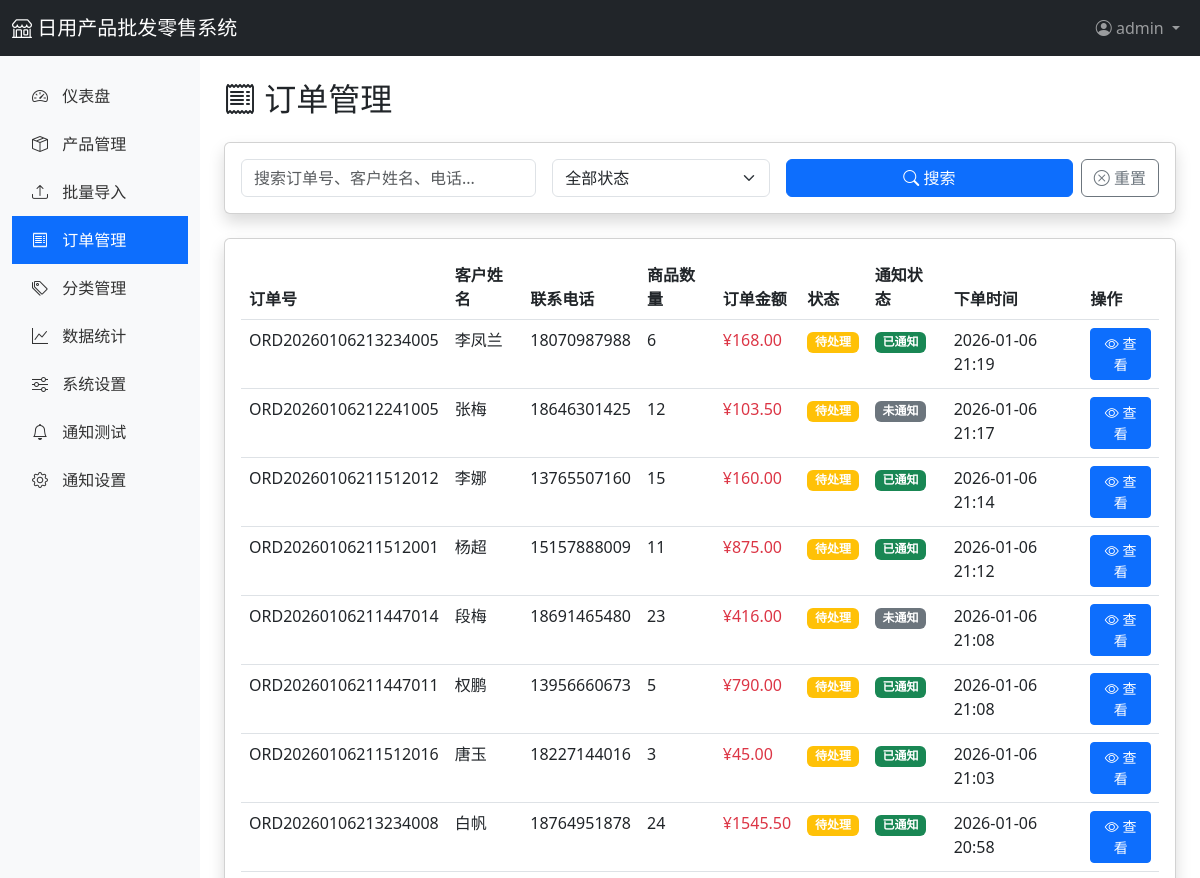
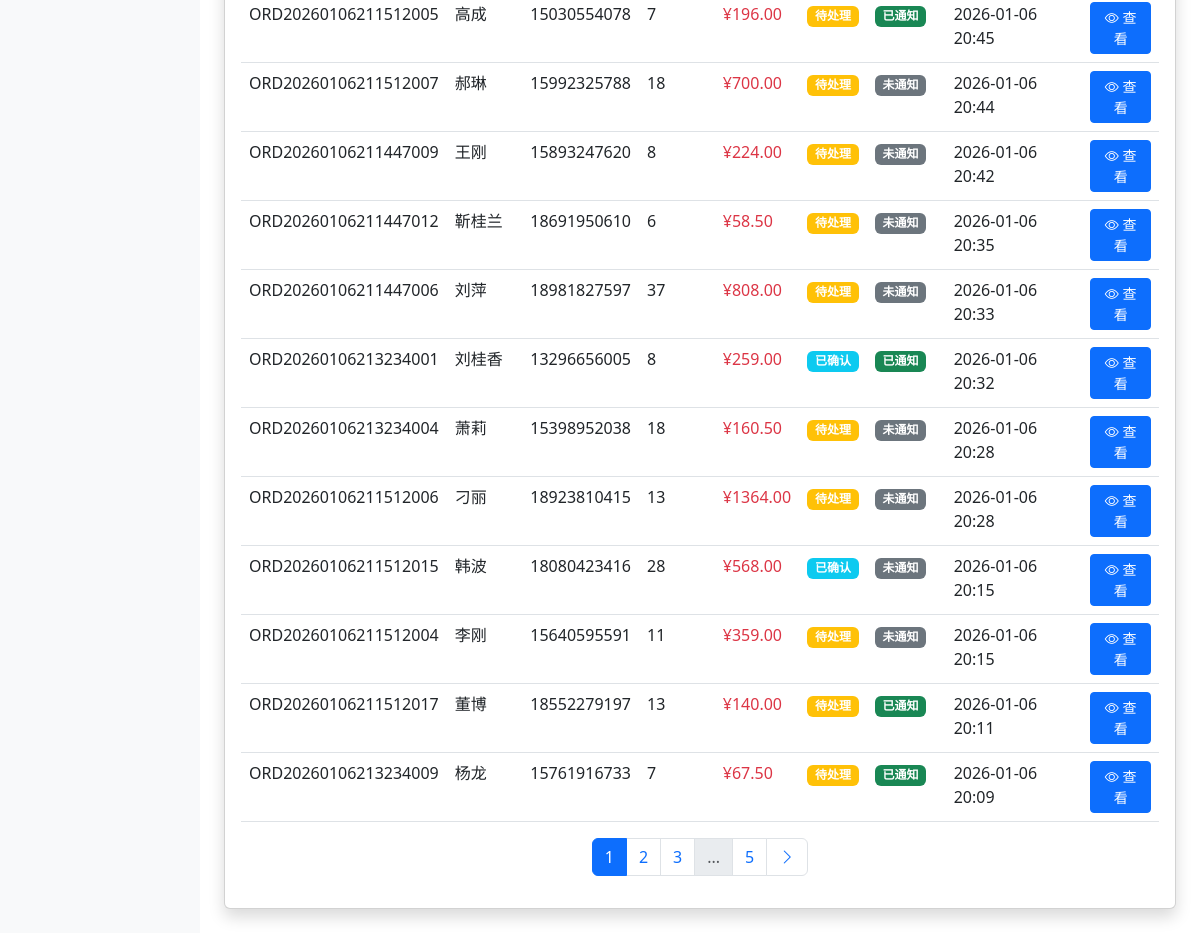
The app's page /admin/orders (signed in), older data (2 pictures, top to bottom).
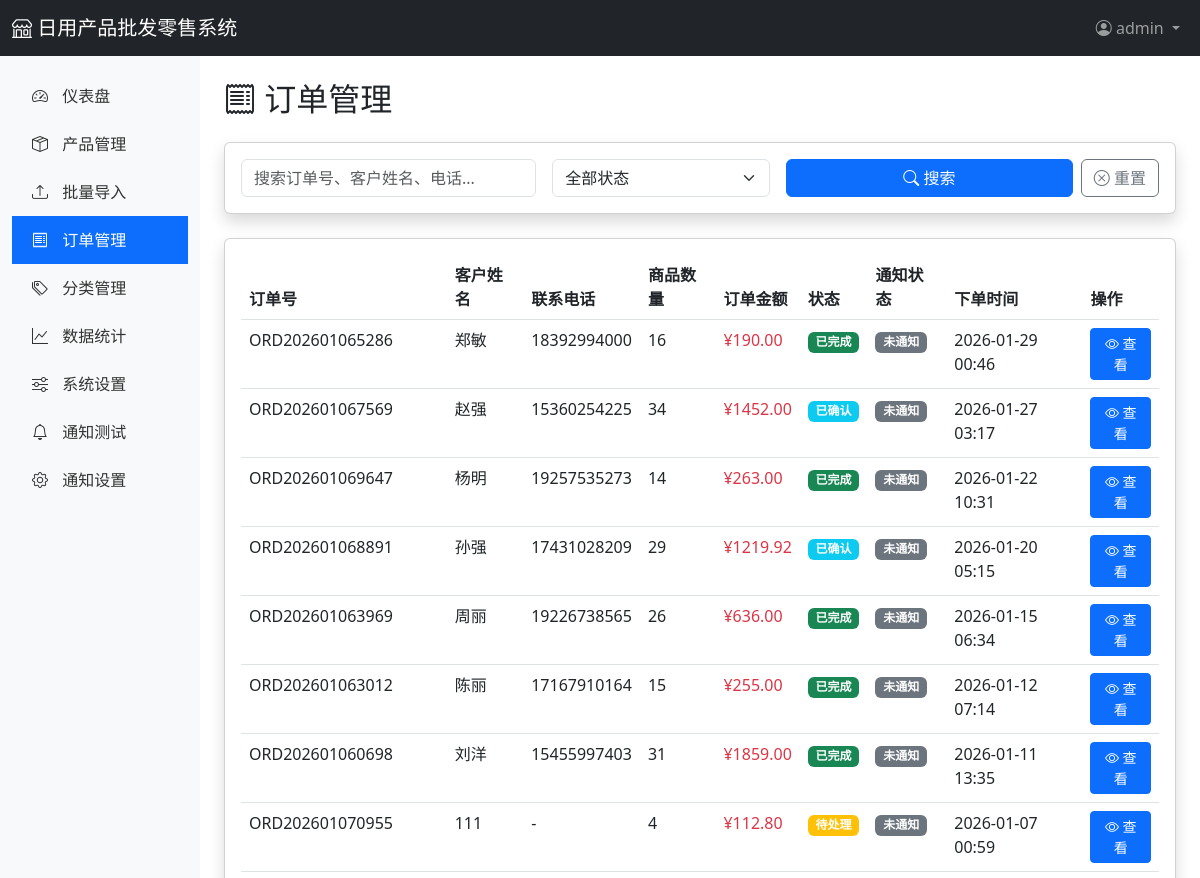
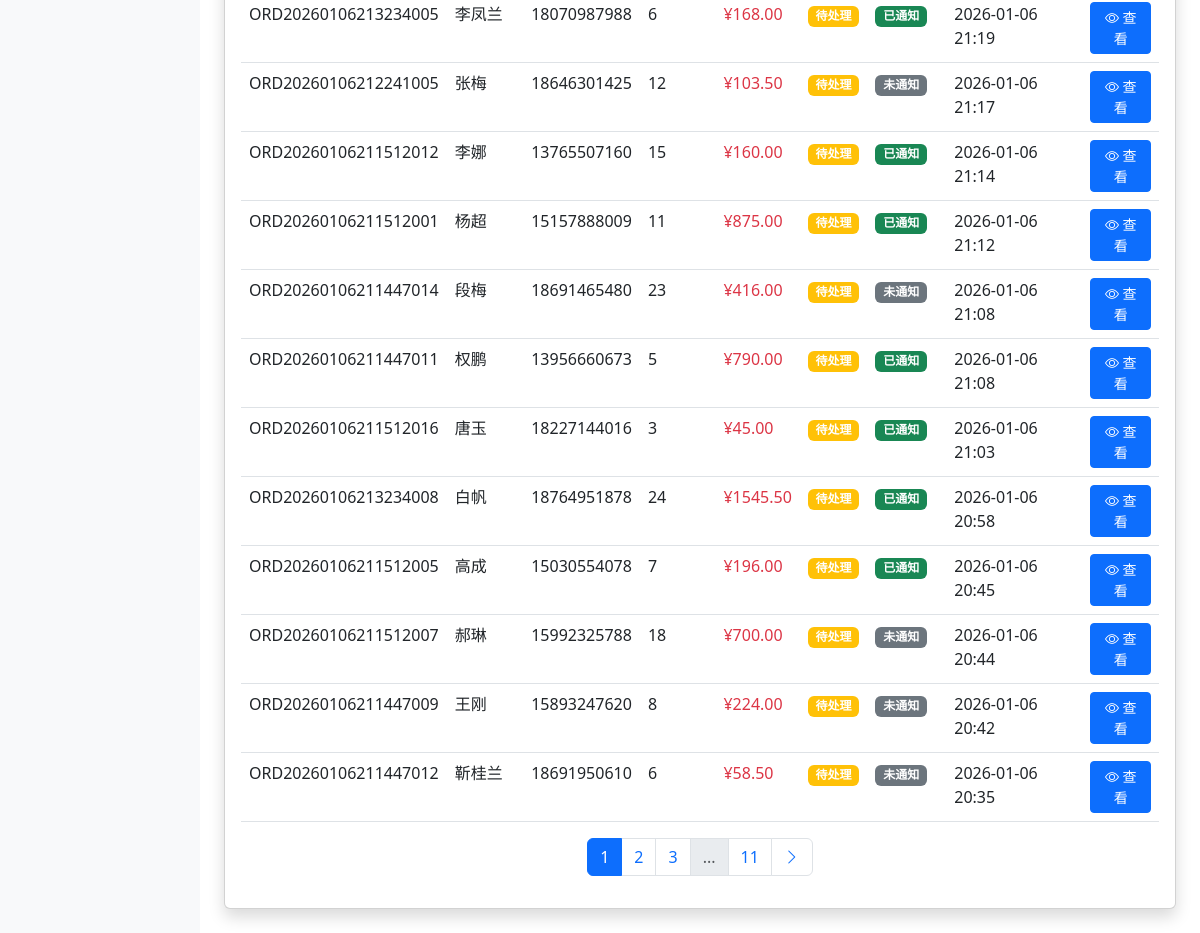
The same page, newer data (2 pictures, top to bottom).
### app/models.py (models this page shows, shortened)
class Order(db.Model):
    __tablename__ = 'orders'
    id = db.Column(db.Integer, primary_key=True)
    order_no = db.Column(db.String(50), unique=True, nullable=False, index=True)  # 订单号
    customer_name = db.Column(db.String(100), nullable=False)
    customer_phone = db.Column(db.String(20))
    customer_email = db.Column(db.String(120))
    customer_address = db.Column(db.Text)
    total_amount = db.Column(db.Float, default=0)  # 总金额
    total_quantity = db.Column(db.Integer, default=0)  # 总数量
    status = db.Column(db.String(20), default='pending')  # pending, confirmed, shipped, completed, cancelled
    notes = db.Column(db.Text)  # 备注
    notified = db.Column(db.Boolean, default=False)  # 是否已通知
    created_at = db.Column(db.DateTime, default=datetime.utcnow)
    updated_at = db.Column(db.DateTime, default=datetime.utcnow, onupdate=datetime.utcnow)
    user_id = db.Column(db.Integer, db.ForeignKey('users.id'))
    items = db.relationship('OrderItem', backref='order', lazy='dynamic', cascade='all, delete-orphan')

### app/routes/admin.py (the view)
@admin_bp.route('/orders')
@login_required
def orders():
    page = request.args.get('page', 1, type=int)
    per_page = 20
    status = request.args.get('status', '')
    query_text = request.args.get('q', '')
    orders_query = Order.query
    if status:
        orders_query = orders_query.filter_by(status=status)
    if query_text:
        orders_query = orders_query.filter(
            (Order.order_no.contains(query_text)) |
            (Order.customer_name.contains(query_text)) |
            (Order.customer_phone.contains(query_text))
        )
    pagination = orders_query.order_by(Order.created_at.desc()).paginate(
        page=page, per_page=per_page, error_out=False
    )
    return render_template('admin/orders.html',
                         orders=pagination.items,
                         pagination=pagination,
                         status=status,
                         query=query_text)

### app/templates/admin/orders.html (shortened to what the changed rows need)
{% extends "admin/base.html" %}
{% block content %}
<h2 class="mb-4"><i class="bi bi-receipt"></i> 订单管理</h2>
<div class="card shadow">
    <div class="card-body">
        <div class="table-responsive">
            <table class="table table-hover">
                <thead>
                    <tr>
                        <th>订单号</th>
                        <th>客户姓名</th>
                        <th>联系电话</th>
                        <th>商品数量</th>
                        <th>订单金额</th>
                        <th>状态</th>
                        <th>通知状态</th>
                        <th>下单时间</th>
                        <th>操作</th>
                    </tr>
                </thead>
                <tbody>
                    {% if orders %}
                        {% for order in orders %}
                        <tr>
                            <td>{{ order.order_no }}</td>
                            <td>{{ order.customer_name }}</td>
                            <td>{{ order.customer_phone or '-' }}</td>
                            <td>{{ order.total_quantity }}</td>
                            <td class="text-danger">¥{{ "%.2f"|format(order.total_amount) }}</td>
                            <td>
                                {% if order.status == 'pending' %}
                                    <span class="badge bg-warning">待处理</span>
                                {% elif order.status == 'confirmed' %}
                                    <span class="badge bg-info">已确认</span>
                                {% elif order.status == 'shipped' %}
                                    <span class="badge bg-primary">已发货</span>
                                {% elif order.status == 'completed' %}
                                    <span class="badge bg-success">已完成</span>
                                {% elif order.status == 'cancelled' %}
                                    <span class="badge bg-danger">已取消</span>
                                {% endif %}
                            </td>
                            <td>
                                {% if order.notified %}
                                    <span class="badge bg-success">已通知</span>
                                {% else %}
                                    <span class="badge bg-secondary">未通知</span>
                                {% endif %}
                            </td>
                            <td>{{ order.created_at.strftime('%Y-%m-%d %H:%M') }}</td>
                            <td>
                                <a href="{{ url_for('admin.order_detail', order_id=order.id) }}" class="btn btn-sm btn-primary">
                                    <i class="bi bi-eye"></i> 查看
                                </a>
                            </td>
                        </tr>
                        {% endfor %}
                    {% else %}
                        <tr>
                            <td colspan="9" class="text-center text-muted py-4">暂无订单</td>
                        </tr>
                    {% endif %}
                </tbody>
            </table>
        </div>
        {% if pagination.pages > 1 %}
        <nav aria-label="Page navigation">
            <ul class="pagination justify-content-center">
                {% for page_num in pagination.iter_pages(left_edge=1, right_edge=1, left_current=2, right_current=2) %}
                    {% if page_num %}
                        {% if page_num == pagination.page %}
                        <li class="page-item active">
                            <span class="page-link">{{ page_num }}</span>
                        </li>
                        {% else %}
                        <li class="page-item">
                            <a class="page-link" href="{{ url_for('admin.orders', page=page_num, status=status, q=query) }}">
                                {{ page_num }}
                            </a>
                        </li>
                        {% endif %}
                    {% else %}
                    <li class="page-item disabled">
                        <span class="page-link">...</span>
                    </li>
                    {% endif %}
                {% endfor %}
            </ul>
        </nav>
        {% endif %}
    </div>
</div>
{% endblock %}

Row changes from the older to the newer data that the page shows:
no longer on this page (row unchanged): Order: order_no "ORD20260106211447006", customer_name "刘萍", customer_phone "18981827597", total_quantity "37", total_amount "808.00", status "待处理", notified "未通知", created_at "2026-01-06 20:33"
no longer on this page (row unchanged): Order: order_no "ORD20260106213234001", customer_name "刘桂香", customer_phone "13296656005", total_quantity "8", total_amount "259.00", status "已确认", notified "已通知", created_at "2026-01-06 20:32"
no longer on this page (row unchanged): Order: order_no "ORD20260106213234004", customer_name "萧莉", customer_phone "15398952038", total_quantity "18", total_amount "160.50", status "待处理", notified "未通知", created_at "2026-01-06 20:28"
no longer on this page (row unchanged): Order: order_no "ORD20260106211512006", customer_name "刁丽", customer_phone "18923810415", total_quantity "13", total_amount "1364.00", status "待处理", notified "未通知", created_at "2026-01-06 20:28"
no longer on this page (row unchanged): Order: order_no "ORD20260106211512015", customer_name "韩波", customer_phone "18080423416", total_quantity "28", total_amount "568.00", status "已确认", notified "未通知", created_at "2026-01-06 20:15"
no longer on this page (row unchanged): Order: order_no "ORD20260106211512004", customer_name "李刚", customer_phone "15640595591", total_quantity "11", total_amount "359.00", status "待处理", notified "未通知", created_at "2026-01-06 20:15"
no longer on this page (row unchanged): Order: order_no "ORD20260106211512017", customer_name "董博", customer_phone "18552279197", total_quantity "13", total_amount "140.00", status "待处理", notified "已通知", created_at "2026-01-06 20:11"
no longer on this page (row unchanged): Order: order_no "ORD20260106213234009", customer_name "杨龙", customer_phone "15761916733", total_quantity "7", total_amount "67.50", status "待处理", notified "已通知", created_at "2026-01-06 20:09"
added Order: order_no "ORD202601065286", customer_name "郑敏", customer_phone "18392994000", total_quantity "16", total_amount "190.00", status "已完成", notified "未通知", created_at "2026-01-29 00:46"
added Order: order_no "ORD202601067569", customer_name "赵强", customer_phone "15360254225", total_quantity "34", total_amount "1452.00", status "已确认", notified "未通知", created_at "2026-01-27 03:17"
added Order: order_no "ORD202601069647", customer_name "杨明", customer_phone "19257535273", total_quantity "14", total_amount "263.00", status "已完成", notified "未通知", created_at "2026-01-22 10:31"
added Order: order_no "ORD202601068891", customer_name "孙强", customer_phone "17431028209", total_quantity "29", total_amount "1219.92", status "已确认", notified "未通知", created_at "2026-01-20 05:15"
added Order: order_no "ORD202601063969", customer_name "周丽", customer_phone "19226738565", total_quantity "26", total_amount "636.00", status "已完成", notified "未通知", created_at "2026-01-15 06:34"
added Order: order_no "ORD202601063012", customer_name "陈丽", customer_phone "17167910164", total_quantity "15", total_amount "255.00", status "已完成", notified "未通知", created_at "2026-01-12 07:14"
added Order: order_no "ORD202601060698", customer_name "刘洋", customer_phone "15455997403", total_quantity "31", total_amount "1859.00", status "已完成", notified "未通知", created_at "2026-01-11 13:35"
added Order: order_no "ORD202601070955", customer_name "111", customer_phone "-", total_quantity "4", total_amount "112.80", status "待处理", notified "未通知", created_at "2026-01-07 00:59"
Text that changed along with them:
new list line: "11"
list line gone: "5"
